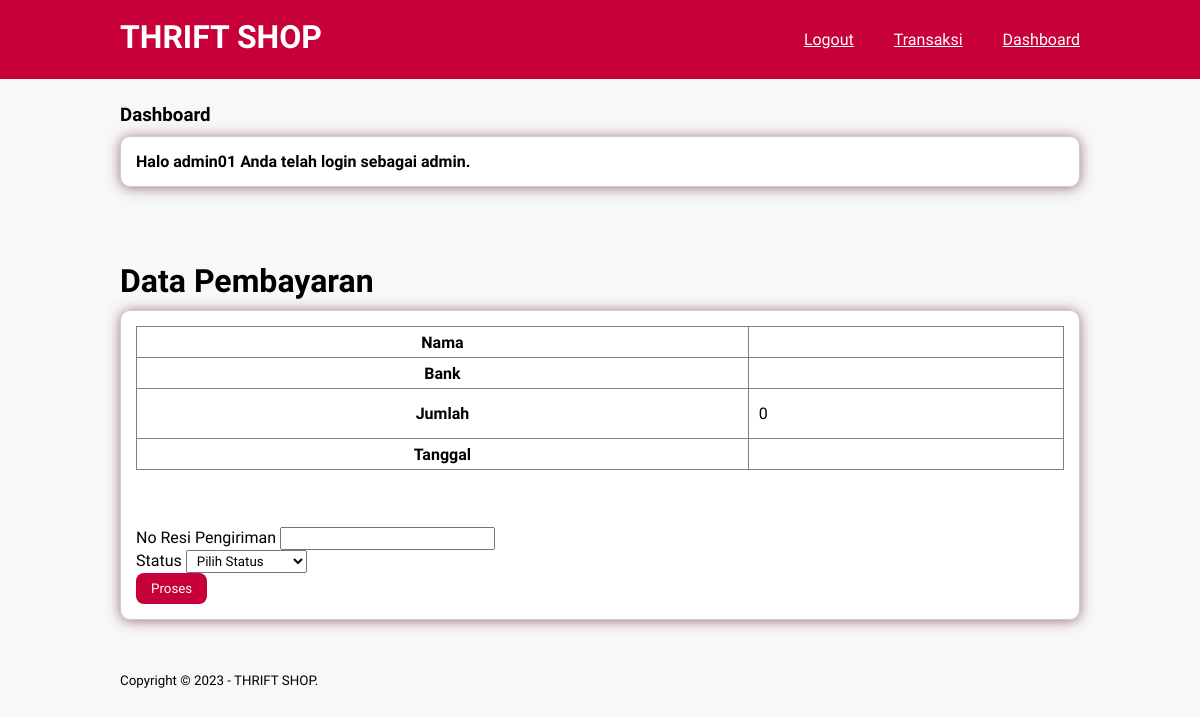
The page /detail-transaksi.php?id=16 (signed in) on the database as committed earlier.
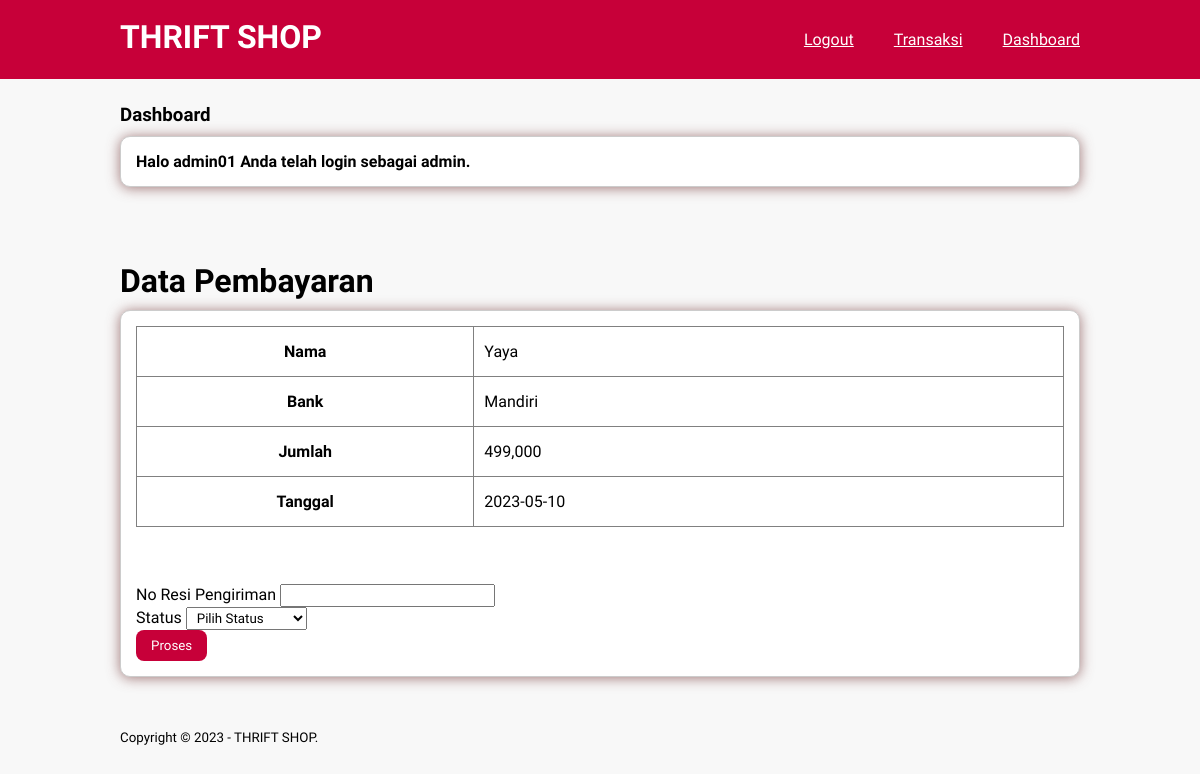
The same page on the database as committed later.
### tables this page shows
CREATE TABLE `tb_pembayaran` (
  `id_pembayaran` int(11) NOT NULL,
  `id_pembelian` int(11) NOT NULL,
  `nama` varchar(255) NOT NULL,
  `bank` varchar(255) NOT NULL,
  `jumlah` int(11) NOT NULL,
  `tanggal` date NOT NULL,
  `bukti_pembayaran` varchar(255) NOT NULL
);

### detail-transaksi.php (the view, shortened to what this page needs)
<?php
    include 'db.php';
    $id_pembelian = $_GET['id'];
    $ambil = $conn->query("SELECT * FROM tb_pembayaran WHERE id_pembelian = '$id_pembelian'");
    $detail = $ambil->fetch_assoc();
?>
<!DOCTYPE html>
<html lang="en">
<head>
    <link rel="stylesheet" type="text/css" href="css/style.css">
</head>
<body>
    <header>
        <div class="container">
            <h1><a href="halaman_staff.php">THRIFT SHOP</a></h1>
            <ul>
                <li><a href="halaman_staff.php">Dashboard</a></li>
                <li><a href="transaksi.php">Transaksi</a></li>
                <li><a href="logout.php">Logout</a></li>
            </ul>
        </div>
    </header>
    <div class="section">
        <div class="container">
            <h3>Dashboard</h3>
            <div class="box">
                <h4>Halo <b><?php echo $_SESSION['user']; ?></b> Anda telah login sebagai <b><?php echo $_SESSION['level']; ?></b>.</h4>
            </div>
        </div>
    </div>
    <div class="section">
        <div class="container">
            <h1>Data Pembayaran</h1>
            <div class="box">
                <table border="1" cellspacing="0" class="table">
                        <tr>
                            <th>Nama</th>
                            <td><?php echo $detail['nama'] ?></td>
                        </tr>
                        <tr>
                            <th>Bank</th>
                            <td><?php echo $detail['bank'] ?></td>
                        </tr>
                        <tr>
                            <th>Jumlah</th>
                            <td><?php echo number_format ($detail['jumlah']) ?></td>
                        </tr>
                        <tr>
                            <th>Tanggal</th>
                            <td><?php echo $detail['tanggal'] ?></td>
                        </tr>
                </table><br><br>
            <div class="col-md-6">
            </div>
            <form method="POST">
                <div class="form-group">
                    <label>No Resi Pengiriman</label>
                    <input type="text" class="form-control" name="resi" required>
                </div>
                <div class="form-group">
                    <label>Status</label>
                    <select class="form-control" name="status" required>
                        <option value="">Pilih Status</option>
                    </select>
                </div>
                <button class="btn" name="proses">Proses</button>
            </form>
        </div>
    </div>
    <footer>
        <div class="container">
            <small>Copyright &copy; 2023 - THRIFT SHOP.</small>
        </div>
    </footer>
</body>
</html>

Rows that differ between the two databases and show on the page:
added tb_pembayaran: nama "Yaya", bank "Mandiri", jumlah "499,000", tanggal "2023-05-10"
Other text that changed with them:
$detail['jumlah']: "0" → (not shown)
